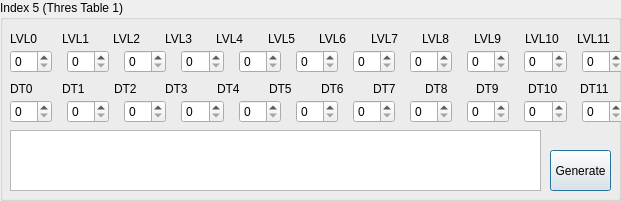
     <widget class="QGroupBox" name="groupBox_ThrTab1">
      <property name="geometry">
       <rect>
        <x>10</x>
        <y>180</y>
        <width>621</width>
        <height>201</height>
       </rect>
      </property>
      <property name="title">
       <string>Index 5 (Thres Table 1)</string>
      </property>
      <widget class="QWidget" name="layoutWidget">
       <property name="geometry">
        <rect>
         <x>10</x>
         <y>100</y>
         <width>671</width>
         <height>23</height>
        </rect>
       </property>
       <layout class="QHBoxLayout" name="horizontalLayout_3">
        <property name="spacing">
         <number>15</number>
        </property>
        <item>
         <widget class="QSpinBox" name="OnsemiThrTab1_DT0">
          <property name="layoutDirection">
           <enum>Qt::LeftToRight</enum>
          </property>
          <property name="alignment">
           <set>Qt::AlignLeading|Qt::AlignLeft|Qt::AlignVCenter</set>
          </property>
          <property name="maximum">
           <number>15</number>
          </property>
         </widget>
        </item>
        <item>
         <widget class="QSpinBox" name="OnsemiThrTab1_DT1">
          <property name="layoutDirection">
           <enum>Qt::LeftToRight</enum>
          </property>
          <property name="alignment">
           <set>Qt::AlignLeading|Qt::AlignLeft|Qt::AlignVCenter</set>
          </property>
          <property name="maximum">
           <number>15</number>
          </property>
         </widget>
        </item>
        <item>
         <widget class="QSpinBox" name="OnsemiThrTab1_DT2">
          <property name="layoutDirection">
           <enum>Qt::LeftToRight</enum>
          </property>
          <property name="alignment">
           <set>Qt::AlignLeading|Qt::AlignLeft|Qt::AlignVCenter</set>
          </property>
          <property name="maximum">
           <number>15</number>
          </property>
         </widget>
        </item>
        <item>
         <widget class="QSpinBox" name="OnsemiThrTab1_DT3">
          <property name="layoutDirection">
           <enum>Qt::LeftToRight</enum>
          </property>
          <property name="alignment">
           <set>Qt::AlignLeading|Qt::AlignLeft|Qt::AlignVCenter</set>
          </property>
          <property name="maximum">
           <number>15</number>
          </property>
         </widget>
        </item>
        <item>
         <widget class="QSpinBox" name="OnsemiThrTab1_DT4">
          <property name="layoutDirection">
           <enum>Qt::LeftToRight</enum>
          </property>
          <property name="alignment">
           <set>Qt::AlignLeading|Qt::AlignLeft|Qt::AlignVCenter</set>
          </property>
          <property name="maximum">
           <number>15</number>
          </property>
         </widget>
        </item>
        <item>
         <widget class="QSpinBox" name="OnsemiThrTab1_DT5">
          <property name="layoutDirection">
           <enum>Qt::LeftToRight</enum>
          </property>
          <property name="alignment">
           <set>Qt::AlignLeading|Qt::AlignLeft|Qt::AlignVCenter</set>
          </property>
          <property name="maximum">
           <number>15</number>
          </property>
         </widget>
        </item>
        <item>
         <widget class="QSpinBox" name="OnsemiThrTab1_DT6">
          <property name="layoutDirection">
           <enum>Qt::LeftToRight</enum>
          </property>
          <property name="alignment">
           <set>Qt::AlignLeading|Qt::AlignLeft|Qt::AlignVCenter</set>
          </property>
          <property name="maximum">
           <number>15</number>
          </property>
         </widget>
        </item>
        <item>
         <widget class="QSpinBox" name="OnsemiThrTab1_DT7">
          <property name="layoutDirection">
           <enum>Qt::LeftToRight</enum>
          </property>
          <property name="alignment">
           <set>Qt::AlignLeading|Qt::AlignLeft|Qt::AlignVCenter</set>
          </property>
          <property name="maximum">
           <number>15</number>
          </property>
         </widget>
        </item>
        <item>
         <widget class="QSpinBox" name="OnsemiThrTab1_DT8">
          <property name="layoutDirection">
           <enum>Qt::LeftToRight</enum>
          </property>
          <property name="alignment">
           <set>Qt::AlignLeading|Qt::AlignLeft|Qt::AlignVCenter</set>
          </property>
          <property name="maximum">
           <number>15</number>
          </property>
         </widget>
        </item>
        <item>
         <widget class="QSpinBox" name="OnsemiThrTab1_DT9">
          <property name="layoutDirection">
           <enum>Qt::LeftToRight</enum>
          </property>
          <property name="alignment">
           <set>Qt::AlignLeading|Qt::AlignLeft|Qt::AlignVCenter</set>
          </property>
          <property name="maximum">
           <number>15</number>
          </property>
         </widget>
        </item>
        <item>
         <widget class="QSpinBox" name="OnsemiThrTab1_DT10">
          <property name="layoutDirection">
           <enum>Qt::LeftToRight</enum>
          </property>
          <property name="alignment">
           <set>Qt::AlignLeading|Qt::AlignLeft|Qt::AlignVCenter</set>
          </property>
          <property name="maximum">
           <number>15</number>
          </property>
         </widget>
        </item>
        <item>
         <widget class="QSpinBox" name="OnsemiThrTab1_DT11">
          <property name="layoutDirection">
           <enum>Qt::LeftToRight</enum>
          </property>
          <property name="alignment">
           <set>Qt::AlignLeading|Qt::AlignLeft|Qt::AlignVCenter</set>
          </property>
          <property name="maximum">
           <number>15</number>
          </property>
         </widget>
        </item>
       </layout>
      </widget>
      <widget class="QWidget" name="layoutWidget_2">
       <property name="geometry">
        <rect>
         <x>10</x>
         <y>80</y>
         <width>601</width>
         <height>17</height>
        </rect>
       </property>
       <layout class="QHBoxLayout" name="horizontalLayout_4">
        <property name="spacing">
         <number>21</number>
        </property>
        <item>
         <widget class="QLabel" name="label_13">
          <property name="text">
           <string>DT0</string>
          </property>
         </widget>
        </item>
        <item>
         <widget class="QLabel" name="label_14">
          <property name="text">
           <string>DT1</string>
          </property>
         </widget>
        </item>
        <item>
         <widget class="QLabel" name="label_15">
          <property name="text">
           <string>DT2</string>
          </property>
         </widget>
        </item>
        <item>
         <widget class="QLabel" name="label_16">
          <property name="text">
           <string>DT3</string>
          </property>
         </widget>
        </item>
        <item>
         <widget class="QLabel" name="label_17">
          <property name="text">
           <string>DT4</string>
          </property>
         </widget>
        </item>
        <item>
         <widget class="QLabel" name="label_18">
          <property name="text">
           <string>DT5</string>
          </property>
         </widget>
        </item>
        <item>
         <widget class="QLabel" name="label_19">
          <property name="text">
           <string>DT6</string>
          </property>
         </widget>
        </item>
        <item>
         <widget class="QLabel" name="label_20">
          <property name="text">
           <string>DT7</string>
          </property>
         </widget>
        </item>
        <item>
         <widget class="QLabel" name="label_21">
          <property name="text">
           <string>DT8</string>
          </property>
         </widget>
        </item>
        <item>
         <widget class="QLabel" name="label_22">
          <property name="text">
           <string>DT9</string>
          </property>
         </widget>
        </item>
        <item>
         <widget class="QLabel" name="label_23">
          <property name="text">
           <string>DT10</string>
          </property>
         </widget>
        </item>
        <item>
         <widget class="QLabel" name="label_24">
          <property name="text">
           <string>DT11</string>
          </property>
         </widget>
        </item>
       </layout>
      </widget>
      <widget class="QWidget" name="layoutWidget">
       <property name="geometry">
        <rect>
         <x>10</x>
         <y>50</y>
         <width>671</width>
         <height>23</height>
        </rect>
       </property>
       <layout class="QHBoxLayout" name="horizontalLayout">
        <property name="spacing">
         <number>15</number>
        </property>
        <item>
         <widget class="QSpinBox" name="OnsemiThrTab1_Lvl0">
          <property name="layoutDirection">
           <enum>Qt::LeftToRight</enum>
          </property>
          <property name="alignment">
           <set>Qt::AlignLeading|Qt::AlignLeft|Qt::AlignVCenter</set>
          </property>
          <property name="maximum">
           <number>63</number>
          </property>
         </widget>
        </item>
        <item>
         <widget class="QSpinBox" name="OnsemiThrTab1_Lvl1">
          <property name="layoutDirection">
           <enum>Qt::LeftToRight</enum>
          </property>
          <property name="alignment">
           <set>Qt::AlignLeading|Qt::AlignLeft|Qt::AlignVCenter</set>
          </property>
          <property name="maximum">
           <number>63</number>
          </property>
         </widget>
        </item>
        <item>
         <widget class="QSpinBox" name="OnsemiThrTab1_Lvl2">
          <property name="layoutDirection">
           <enum>Qt::LeftToRight</enum>
          </property>
          <property name="alignment">
           <set>Qt::AlignLeading|Qt::AlignLeft|Qt::AlignVCenter</set>
          </property>
          <property name="maximum">
           <number>63</number>
          </property>
         </widget>
        </item>
        <item>
         <widget class="QSpinBox" name="OnsemiThrTab1_Lvl3">
          <property name="layoutDirection">
           <enum>Qt::LeftToRight</enum>
          </property>
          <property name="alignment">
           <set>Qt::AlignLeading|Qt::AlignLeft|Qt::AlignVCenter</set>
          </property>
          <property name="maximum">
           <number>63</number>
          </property>
         </widget>
        </item>
        <item>
         <widget class="QSpinBox" name="OnsemiThrTab1_Lvl4">
          <property name="layoutDirection">
           <enum>Qt::LeftToRight</enum>
          </property>
          <property name="alignment">
           <set>Qt::AlignLeading|Qt::AlignLeft|Qt::AlignVCenter</set>
          </property>
          <property name="maximum">
           <number>63</number>
          </property>
         </widget>
        </item>
        <item>
         <widget class="QSpinBox" name="OnsemiThrTab1_Lvl5">
          <property name="layoutDirection">
           <enum>Qt::LeftToRight</enum>
          </property>
          <property name="alignment">
           <set>Qt::AlignLeading|Qt::AlignLeft|Qt::AlignVCenter</set>
          </property>
          <property name="maximum">
           <number>63</number>
          </property>
         </widget>
        </item>
        <item>
         <widget class="QSpinBox" name="OnsemiThrTab1_Lvl6">
          <property name="layoutDirection">
           <enum>Qt::LeftToRight</enum>
          </property>
          <property name="alignment">
           <set>Qt::AlignLeading|Qt::AlignLeft|Qt::AlignVCenter</set>
          </property>
          <property name="maximum">
           <number>63</number>
          </property>
         </widget>
        </item>
        <item>
         <widget class="QSpinBox" name="OnsemiThrTab1_Lvl7">
          <property name="layoutDirection">
           <enum>Qt::LeftToRight</enum>
          </property>
          <property name="alignment">
           <set>Qt::AlignLeading|Qt::AlignLeft|Qt::AlignVCenter</set>
          </property>
          <property name="maximum">
           <number>63</number>
          </property>
         </widget>
        </item>
        <item>
         <widget class="QSpinBox" name="OnsemiThrTab1_Lvl8">
          <property name="layoutDirection">
           <enum>Qt::LeftToRight</enum>
          </property>
          <property name="alignment">
           <set>Qt::AlignLeading|Qt::AlignLeft|Qt::AlignVCenter</set>
          </property>
          <property name="maximum">
           <number>63</number>
          </property>
         </widget>
        </item>
        <item>
         <widget class="QSpinBox" name="OnsemiThrTab1_Lvl9">
          <property name="layoutDirection">
           <enum>Qt::LeftToRight</enum>
          </property>
          <property name="alignment">
           <set>Qt::AlignLeading|Qt::AlignLeft|Qt::AlignVCenter</set>
          </property>
          <property name="maximum">
           <number>63</number>
          </property>
         </widget>
        </item>
        <item>
         <widget class="QSpinBox" name="OnsemiThrTab1_Lvl10">
          <property name="layoutDirection">
           <enum>Qt::LeftToRight</enum>
          </property>
          <property name="alignment">
           <set>Qt::AlignLeading|Qt::AlignLeft|Qt::AlignVCenter</set>
          </property>
          <property name="maximum">
           <number>63</number>
          </property>
         </widget>
        </item>
        <item>
         <widget class="QSpinBox" name="OnsemiThrTab1_Lvl11">
          <property name="layoutDirection">
           <enum>Qt::LeftToRight</enum>
          </property>
          <property name="alignment">
           <set>Qt::AlignLeading|Qt::AlignLeft|Qt::AlignVCenter</set>
          </property>
         </widget>
        </item>
       </layout>
      </widget>
      <widget class="QWidget" name="layoutWidget">
       <property name="geometry">
        <rect>
         <x>10</x>
         <y>30</y>
         <width>601</width>
         <height>17</height>
        </rect>
       </property>
       <layout class="QHBoxLayout" name="horizontalLayout_2">
        <property name="spacing">
         <number>17</number>
        </property>
        <property name="leftMargin">
         <number>0</number>
        </property>
        <item>
         <widget class="QLabel" name="label">
          <property name="text">
           <string>LVL0</string>
          </property>
         </widget>
        </item>
        <item>
         <widget class="QLabel" name="label_2">
          <property name="text">
           <string>LVL1</string>
          </property>
         </widget>
        </item>
        <item>
         <widget class="QLabel" name="label_11">
          <property name="text">
           <string>LVL2</string>
          </property>
         </widget>
        </item>
        <item>
         <widget class="QLabel" name="label_3">
          <property name="text">
           <string>LVL3</string>
          </property>
         </widget>
        </item>
        <item>
         <widget class="QLabel" name="label_4">
          <property name="text">
           <string>LVL4</string>
          </property>
         </widget>
        </item>
        <item>
         <widget class="QLabel" name="label_5">
          <property name="text">
           <string>LVL5</string>
          </property>
         </widget>
        </item>
        <item>
         <widget class="QLabel" name="label_6">
          <property name="text">
           <string>LVL6</string>
          </property>
         </widget>
        </item>
        <item>
         <widget class="QLabel" name="label_7">
          <property name="text">
           <string>LVL7</string>
          </property>
         </widget>
        </item>
        <item>
         <widget class="QLabel" name="label_8">
          <property name="text">
           <string>LVL8</string>
          </property>
         </widget>
        </item>
        <item>
         <widget class="QLabel" name="label_9">
          <property name="text">
           <string>LVL9</string>
          </property>
         </widget>
        </item>
        <item>
         <widget class="QLabel" name="label_10">
          <property name="text">
           <string>LVL10</string>
          </property>
         </widget>
        </item>
        <item>
         <widget class="QLabel" name="label_12">
          <property name="text">
           <string>LVL11</string>
          </property>
         </widget>
        </item>
       </layout>
      </widget>
      <widget class="QPushButton" name="OnsemiThr1_GenerateButton">
       <property name="geometry">
        <rect>
         <x>550</x>
         <y>150</y>
         <width>61</width>
         <height>41</height>
        </rect>
       </property>
       <property name="acceptDrops">
        <bool>false</bool>
       </property>
       <property name="layoutDirection">
        <enum>Qt::LeftToRight</enum>
       </property>
       <property name="text">
        <string>Generate</string>
       </property>
       <property name="checkable">
        <bool>true</bool>
       </property>
       <property name="autoRepeat">
        <bool>false</bool>
       </property>
       <property name="autoExclusive">
        <bool>false</bool>
       </property>
       <property name="autoRepeatInterval">
        <number>100</number>
       </property>
       <property name="default">
        <bool>true</bool>
       </property>
      </widget>
      <widget class="QTextBrowser" name="OnsemiThrTab1_CodeText">
       <property name="geometry">
        <rect>
         <x>10</x>
         <y>130</y>
         <width>531</width>
         <height>61</height>
        </rect>
       </property>
      </widget>
     </widget>
